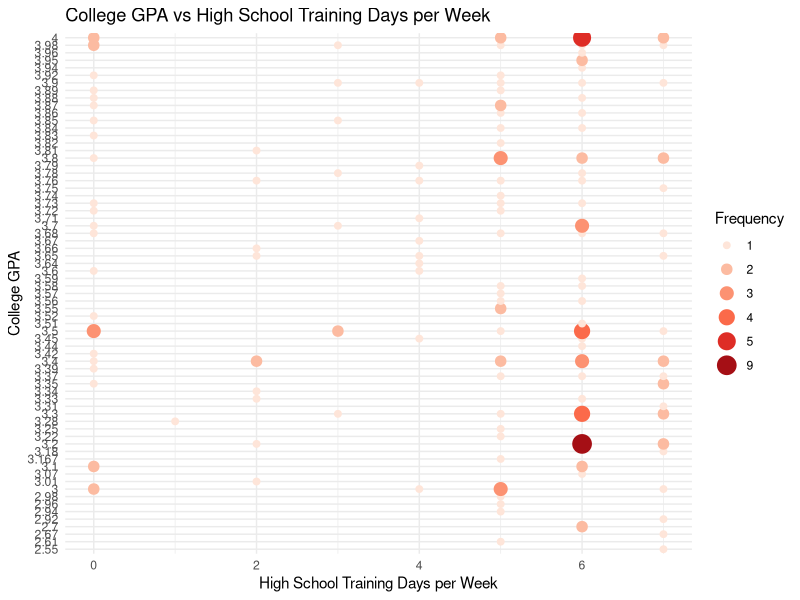
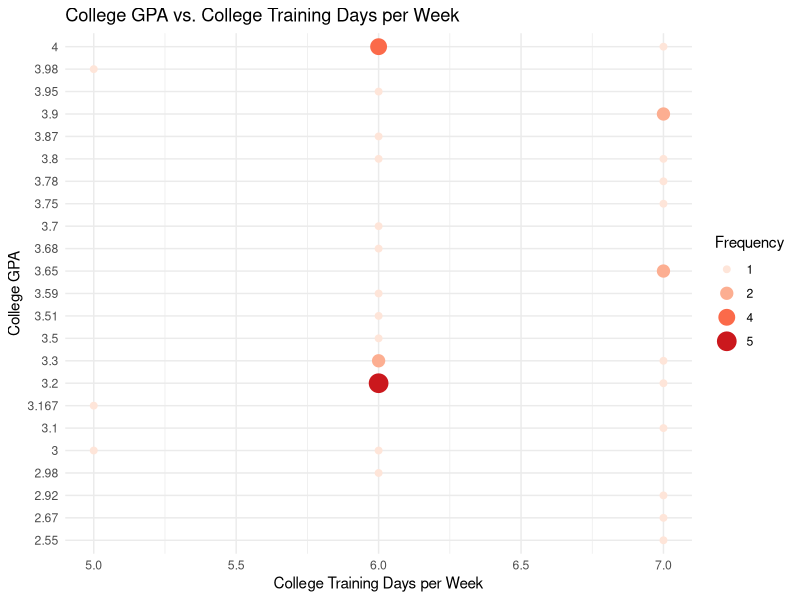
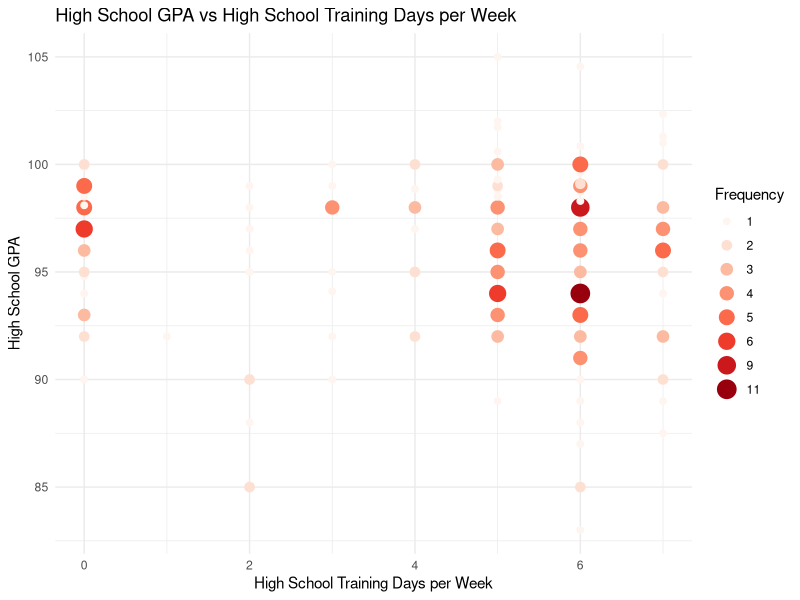
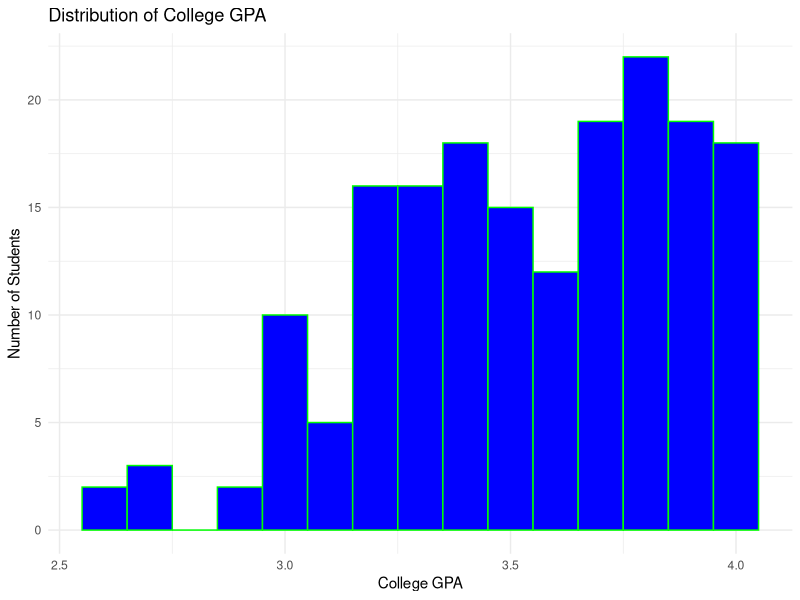
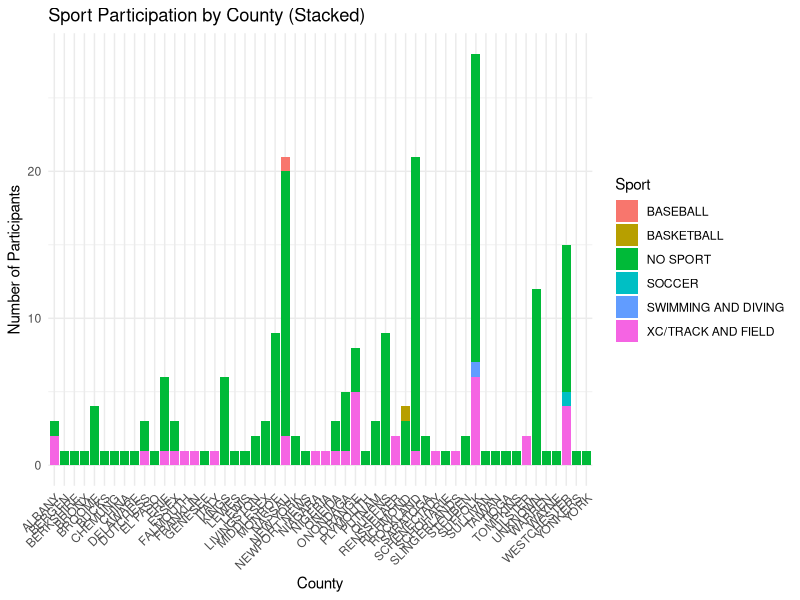
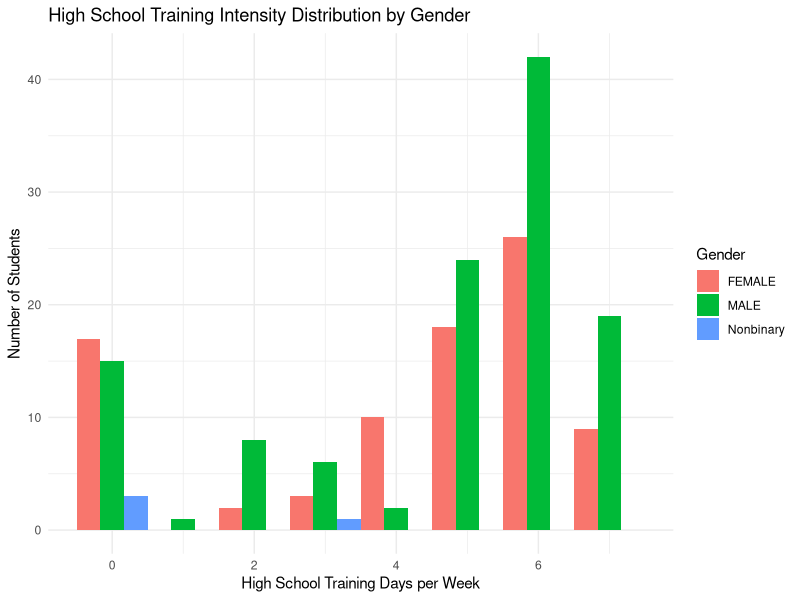
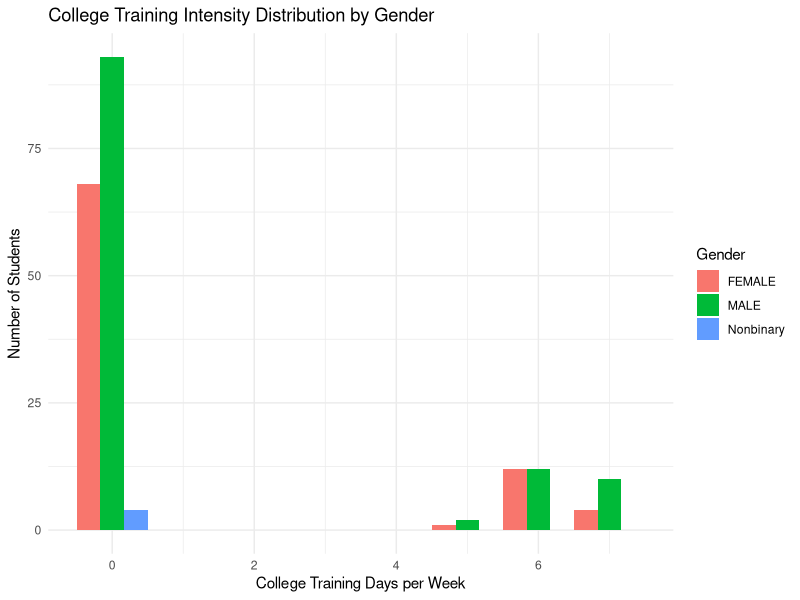
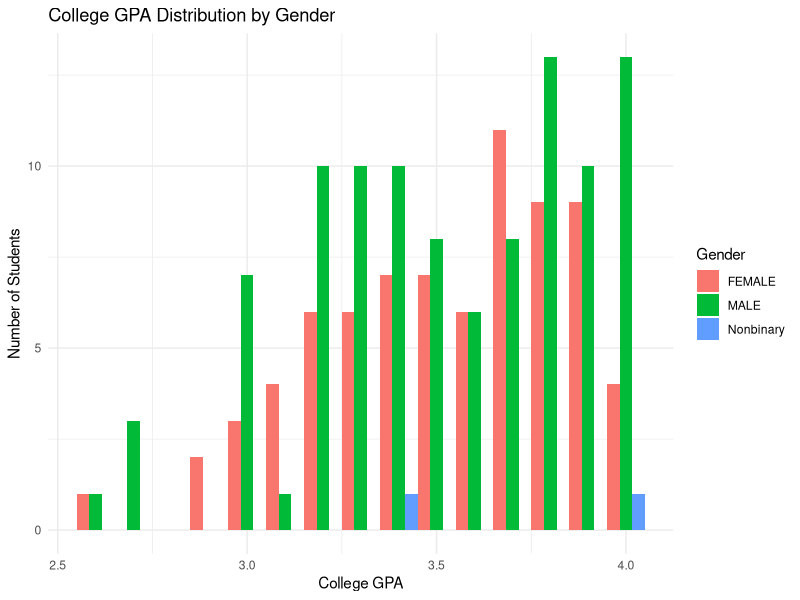

Recreate these plots in R, in order.
## ---- chunk 1
rm(list=ls())
library(dplyr)
library(ggplot2)
library(corrplot)
library(cowplot)
library(tidyr)
## ---- chunk 2
data <- read.csv("data.csv")
## ---- chunk 3
data <- data %>% mutate(highschool_training_days_per_week = recode(highschool_training_days_per_week, "DID NOT TRAIN" = 0, "0" = 0, "1" = 1, "2" = 2, "3" = 3, "4" = 4, "5" = 5, "6" = 6, "7" = 7))


data <- data %>% mutate(college_train_days_per_week = recode(college_train_days_per_week, "DO NOT TRAIN" = 0, "0" = 0, "1" = 1, "2" = 2, "3" = 3, "4" = 4, "5" = 5, "6" = 6, "7" = 7))

data <- data %>% mutate(highschool_gpa = as.numeric(highschool_gpa))

data <- na.omit(data)
## ---- chunk 4
plot1data <- data %>% select(college_gpa, highschool_training_days_per_week)
plot1data2 <- data %>% select(college_gpa, college_train_days_per_week)
plot1data3 <- data %>% select(highschool_gpa, highschool_training_days_per_week)

plot1data <- plot1data %>%
  filter(!(college_gpa %in% c("NO GPA YET", "NA", "IP")))
plot1data2 <- plot1data2 %>%
  filter(!(college_gpa %in% c("NO GPA YET", "NA", "IP")))
plot1data3 <- plot1data3 %>%
  filter(!(highschool_gpa %in% c("UNKNOWN")))

#plot1data <- plot1data %>%
 # filter(highschool_training_days_per_week != "0")
#This code would make the graph below not include students who did not train in high school.

plot1data2 <- plot1data2 %>% 
  filter(college_train_days_per_week != "0")

plot1data <- na.omit(plot1data)
plot1data2 <- na.omit(plot1data2)
plot1data3 <- na.omit(plot1data3)
## ---- chunk 5
plot1data_counted <- plot1data %>%
  group_by(highschool_training_days_per_week, college_gpa) %>%
  summarise(Frequency = n())

plot1data_counted$Frequency <- as.factor(plot1data_counted$Frequency)

ggplot(plot1data_counted) + 
  geom_point(aes(x = highschool_training_days_per_week, y = college_gpa, size = Frequency, color = Frequency)) +
  labs(title = "College GPA vs High School Training Days per Week", x = "High School Training Days per Week", y = "College GPA")+
  scale_color_brewer(palette = "Reds") +
  theme_minimal()
## ---- chunk 6
plot1data2_counted <- plot1data2 %>%
  group_by(college_train_days_per_week, college_gpa) %>%
  summarise(Frequency = n())

plot1data2_counted$Frequency <- as.factor(plot1data2_counted$Frequency)

ggplot(plot1data2_counted) + 
  geom_point(aes(x = college_train_days_per_week, y = college_gpa, size = Frequency, color = Frequency)) +
  labs(title = "College GPA vs. College Training Days per Week", x = "College Training Days per Week", y = "College GPA") +
  scale_color_brewer(palette = "Reds") +
  theme_minimal()
## ---- chunk 7
plot1data3_counted <- plot1data3 %>%
  group_by(highschool_training_days_per_week, highschool_gpa) %>%
  summarise(Frequency = n())

plot1data3_counted$Frequency <- as.factor(plot1data3_counted$Frequency)

ggplot(plot1data3_counted) + 
  geom_point(aes(x = highschool_training_days_per_week, y = highschool_gpa, size = Frequency, color = Frequency)) +
  labs(title = "High School GPA vs High School Training Days per Week", x = "High School Training Days per Week", y = "High School GPA") +
  scale_color_brewer(palette = "Reds") +
  theme_minimal()
## ---- chunk 8
ggplot(plot1data, aes(x = as.numeric(college_gpa))) +
  geom_histogram(binwidth = 0.1, fill = "blue", color = "green") +
  labs(title = "Distribution of College GPA", x = "College GPA", y = "Number of Students") +
  theme_minimal()
## ---- chunk 9
plot2data <- data %>% select(county_home, college_teams)

plot2data <- plot2data %>%
  filter(!is.na(college_teams), college_teams != "")
plot2data <- plot2data %>%
  filter(county_home != "US")
plot2data <- plot2data %>%
  mutate(college_teams = trimws(toupper(college_teams))) %>%
  mutate(college_teams = ifelse(college_teams %in% c("NONE", "NONE,"), "NO SPORT", college_teams))

plot2data <- data %>%
  select(county_home, college_teams) %>%
  na.omit() %>%
  filter(!is.na(college_teams), college_teams != "") %>%
  filter(county_home != "US") %>%
  separate_rows(college_teams, sep = ",") %>%
  mutate(college_teams = trimws(toupper(college_teams))) %>%
  mutate(college_teams = ifelse(college_teams %in% c("NONE", "NONE,", ""), "NO SPORT", college_teams))
## ---- chunk 10
plot2data %>%
  count(county_home, college_teams) %>%
  ggplot(aes(x = county_home, y = n, fill = college_teams)) +
  geom_col() +
  labs(title = "Sport Participation by County (Stacked)", x = "County", y = "Number of Participants", fill = "Sport") +
  theme_minimal() +
  theme(axis.text.x = element_text(angle = 45, hjust = 1))
## ---- chunk 11
plot3data <- data %>%
  select(gender, highschool_training_days_per_week) %>%
  filter(!is.na(gender), !is.na(highschool_training_days_per_week))

plot3data <- plot3data %>%
  mutate(gender = ifelse(gender %in% c("MALE", "FEMALE"), gender, "Nonbinary"))

ggplot(plot3data, aes(x = highschool_training_days_per_week, fill = gender)) +
  geom_histogram(binwidth = 1, position = "dodge") +
  labs(title = "High School Training Intensity Distribution by Gender", x = "High School Training Days per Week", y = "Number of Students", fill = "Gender") +
  theme_minimal()
## ---- chunk 12
plot3data2 <- data %>%
  select(gender, college_train_days_per_week) %>%
  filter(!is.na(gender), !is.na(college_train_days_per_week))

plot3data2 <- plot3data2 %>%
  mutate(gender = ifelse(gender %in% c("MALE", "FEMALE"), gender, "Nonbinary"))

ggplot(plot3data2, aes(x = college_train_days_per_week, fill = gender)) +
  geom_histogram(binwidth = 1, position = "dodge") +
  labs(title = "College Training Intensity Distribution by Gender", x = "College Training Days per Week", y = "Number of Students", fill = "Gender") +
  theme_minimal()
## ---- chunk 13
plot4data <- data %>%
  select(gender, college_gpa) %>%
  filter(!is.na(gender), !is.na(college_gpa), college_gpa != "") %>%
  mutate(college_gpa = as.numeric(college_gpa), gender = ifelse(gender %in% c("MALE", "FEMALE"), gender, "Nonbinary"))

ggplot(plot4data, aes(x = college_gpa, fill = gender)) +
  geom_histogram(binwidth = 0.1, position = "dodge") +
  labs(title = "College GPA Distribution by Gender", x = "College GPA", y = "Number of Students", fill = "Gender") +
  theme_minimal()
## ---- chunk 14
numdata <- select_if(data, is.numeric)
cordata <- cor(numdata)
corrplot(cordata, method = "number", bg = "brown")
## ---- chunk 15
athlete_data <- data %>%filter(college_train_days_per_week > 0, !(college_gpa %in% c("NO GPA YET", "NA", "IP")))
nonathlete_data <- data %>%filter(college_train_days_per_week < 1, !(college_gpa %in% c("NO GPA YET", "NA", "IP")))
## ---- chunk 16
athlete_data <- athlete_data %>% mutate(Group = "Athletes")
nonathlete_data <- nonathlete_data %>% mutate(Group = "Non-Athletes")
## ---- chunk 17
ggplot() +
  geom_jitter(data = athlete_data, 
              aes(x = college_train_days_per_week, y = college_gpa, color = "Athletes"), 
              width = 0.2, alpha = 0.6) +
  geom_jitter(data = nonathlete_data, 
              aes(x = college_train_days_per_week, y = college_gpa, color = "Non-Athletes"), 
              width = 0.2, alpha = 0.6) +
  scale_color_manual(values = c("Athletes" = "blue", "Non-Athletes" = "red")) +
  labs(title = "College GPA by College Training Days per Week",
       x = "College Training Days per Week",
       y = "College GPA",
       color = "Group") +
  theme_minimal()
